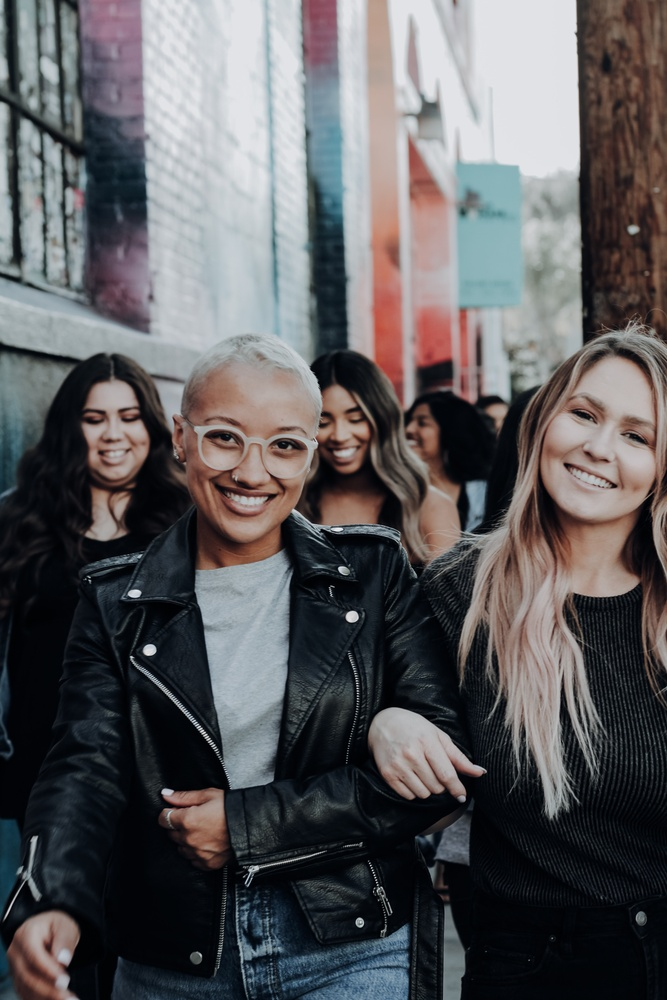
#> input picture girls.jpg, 667 x 1000 px, shrunk from 3456 x 5184 before the run
$ python faceImg_detect.py girls.jpg
#> lines starting #> are read from the running program, lines starting #| are printed output that depends on the picture; after the words box and inside, x2 and y2 are one past the last pixel; in counts of white or black regions, pixels touching at a corner belong together
# Using Open CV
# Detecting faces in images
import sys
import cv2


def face_detect(imgpath, nogui = False, cascadepath = "haarcascade_frontalface_default.xml"):

#> called with imgpath = 'girls.jpg', nogui = False, cascadepath = 'haarcascade_frontalface_default.xml'
    image = cv2.imread(imgpath)
#> image is the input picture: shape (1000, 667, 3); mean B, G, R 92.2, 90.2, 91.5
    gray = cv2.cvtColor(image, cv2.COLOR_BGR2GRAY)
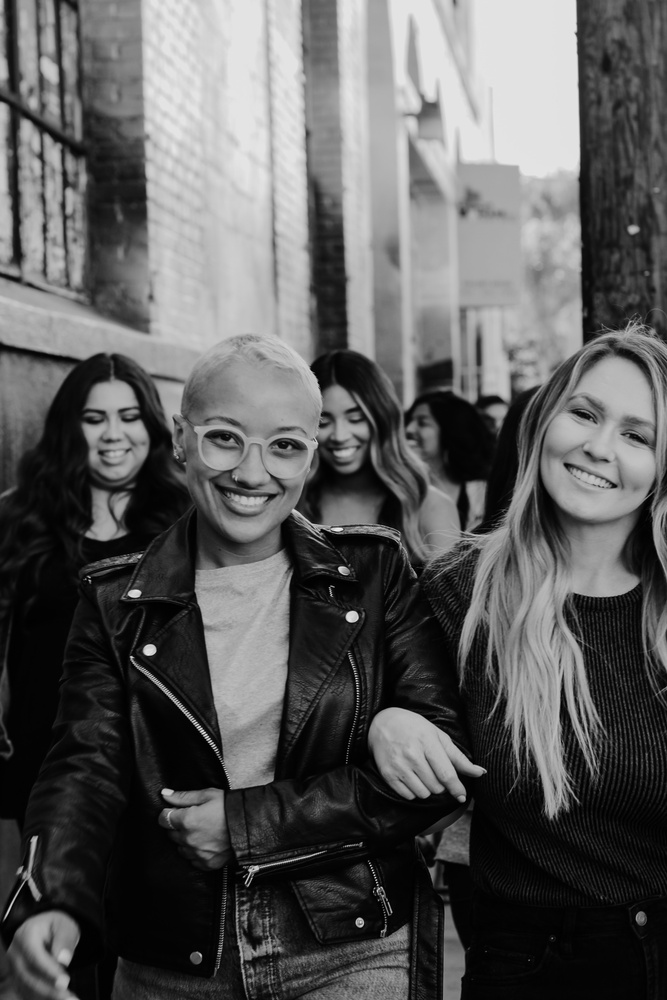
#> gray: shape (1000, 667); min 0, max 238, mean 90.8

    face_cascade = cv2.CascadeClassifier(cascadepath)

    faces = face_cascade.detectMultiScale(
        gray,
        scaleFactor = 1.4, # adjust scale factor if face not detected properly, adjust based on distance to camera
        minNeighbors = 5,
        minSize = (30,30)

        )
#> faces = [[65, 383, 92, 92], [160, 370, 181, 181]]

    print("The number of faces found = ", len(faces))
#| The number of faces found =  2

    for (x,y,w,h) in faces:
        cv2.rectangle(image, (x,y), (x+h, y+h), (0, 255, 0), 2)
#> this loop made 2 passes
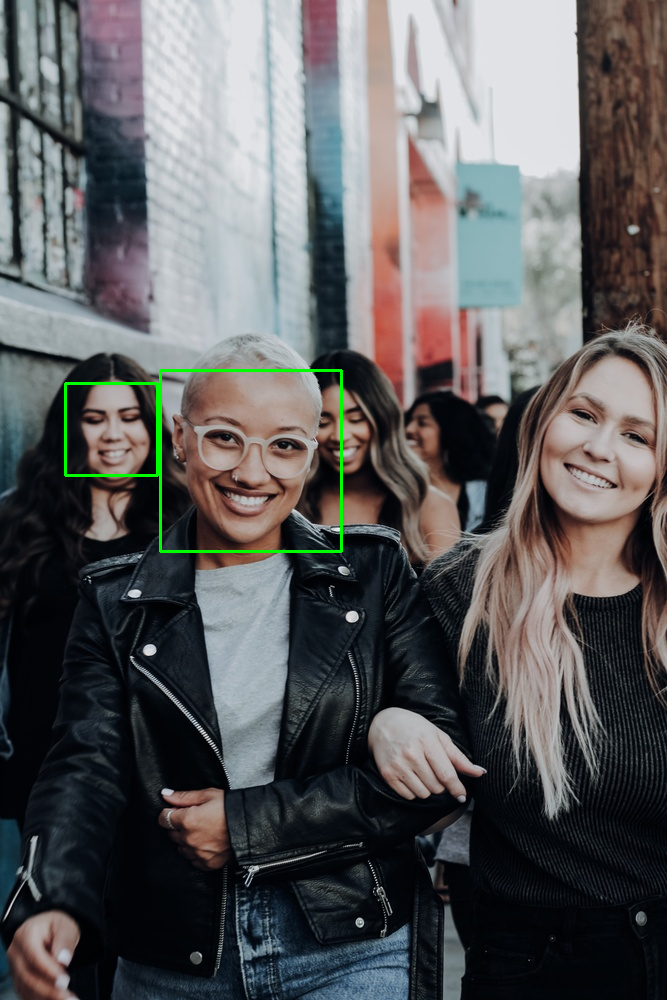
#> image: shape (1000, 667, 3); 0.49% of pixels changed, all inside (x1, y1, x2, y2) = (64, 369, 343, 553)

    if nogui:
        cv2.imwrite('concert.jpg', image)
        return len(faces)
    else:
        cv2.imshow("Faces found", image)
        cv2.waitKey(0)

if __name__ == "__main__":
    face_detect(sys.argv[1]) #test with different images

$ run again, on ppl-running.jpg
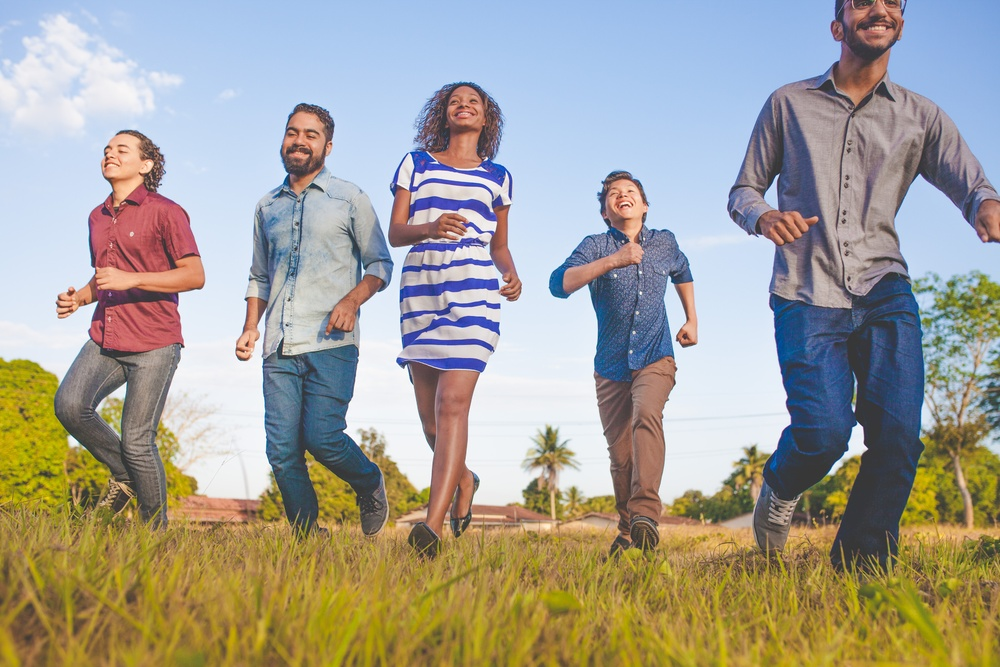
#> input picture ppl-running.jpg, 1000 x 667 px, shrunk from 5616 x 3744 before the run
#> in face_detect, image is the input picture: shape (667, 1000, 3); mean B, G, R 150.4, 160.1, 163.7
#> in face_detect, `gray = cv2.cvtColor(image, cv2.COLOR_BGR2GRAY)`:
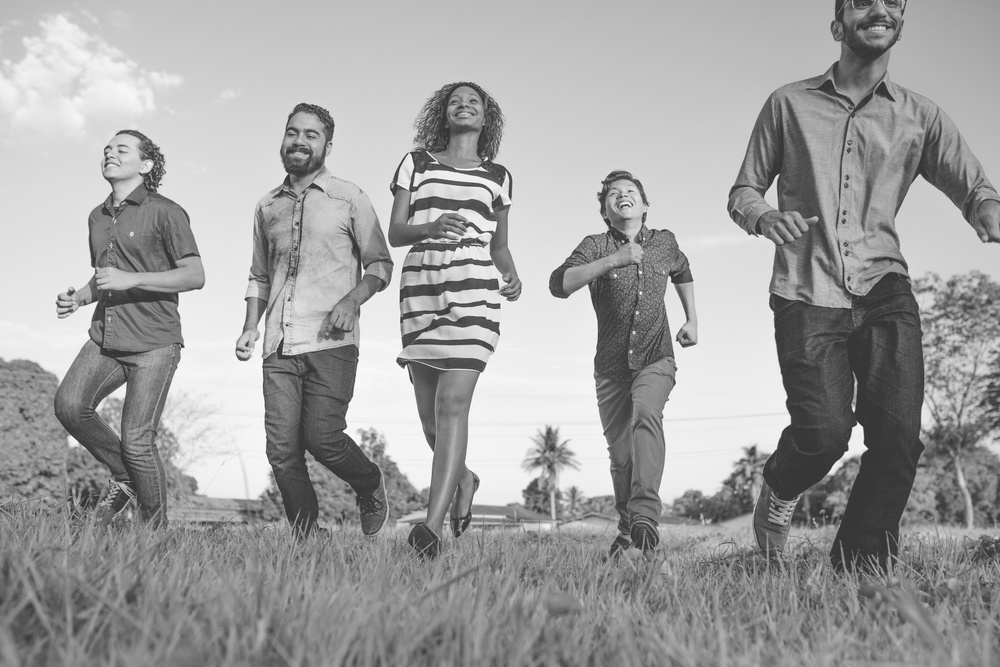
#> gray: shape (667, 1000); min 38, max 255, mean 160.1
#> faces = ()
#| The number of faces found =  0
